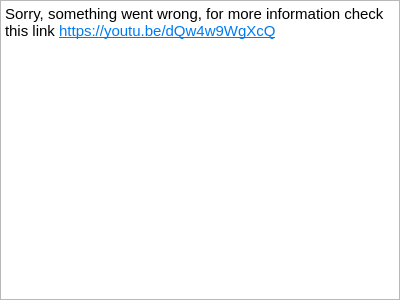
<?xml version="1.0" encoding="UTF-8"?>
<ui version="4.0">
 <class>Form1</class>
 <widget class="QWidget" name="Form1">
  <property name="geometry">
   <rect>
    <x>0</x>
    <y>0</y>
    <width>400</width>
    <height>300</height>
   </rect>
  </property>
  <property name="windowTitle">
   <string>Form</string>
  </property>
  <layout class="QGridLayout" name="gridLayout">
   <property name="leftMargin">
    <number>0</number>
   </property>
   <property name="topMargin">
    <number>0</number>
   </property>
   <property name="rightMargin">
    <number>0</number>
   </property>
   <property name="bottomMargin">
    <number>0</number>
   </property>
   <property name="spacing">
    <number>0</number>
   </property>
   <item row="0" column="0">
    <widget class="QTextEdit" name="textEdit">
     <property name="readOnly">
      <bool>true</bool>
     </property>
     <property name="markdown">
      <string>Sorry, something went wrong, for more information check this link 
&lt;https://youtu.be/dQw4w9WgXcQ&gt;

</string>
     </property>
     <property name="html">
      <string>&lt;!DOCTYPE HTML PUBLIC &quot;-//W3C//DTD HTML 4.0//EN&quot; &quot;http://www.w3.org/TR/REC-html40/strict.dtd&quot;&gt;
&lt;html&gt;&lt;head&gt;&lt;meta name=&quot;qrichtext&quot; content=&quot;1&quot; /&gt;&lt;meta charset=&quot;utf-8&quot; /&gt;&lt;style type=&quot;text/css&quot;&gt;
p, li { white-space: pre-wrap; }
hr { height: 1px; border-width: 0; }
li.unchecked::marker { content: &quot;\2610&quot;; }
li.checked::marker { content: &quot;\2612&quot;; }
&lt;/style&gt;&lt;/head&gt;&lt;body style=&quot; font-family:'Ubuntu'; font-size:11pt; font-weight:400; font-style:normal;&quot;&gt;
&lt;p style=&quot; margin-top:7px; margin-bottom:7px; margin-left:0px; margin-right:0px; -qt-block-indent:0; text-indent:0px;&quot;&gt;Sorry, something went wrong, for more information check this link &lt;a href=&quot;https://youtu.be/dQw4w9WgXcQ&quot;&gt;&lt;span style=&quot; color:#007af4;&quot;&gt;https://youtu.be/dQw4w9WgXcQ&lt;/span&gt;&lt;/a&gt;&lt;/p&gt;&lt;/body&gt;&lt;/html&gt;</string>
     </property>
    </widget>
   </item>
  </layout>
 </widget>
 <resources/>
 <connections/>
</ui>
